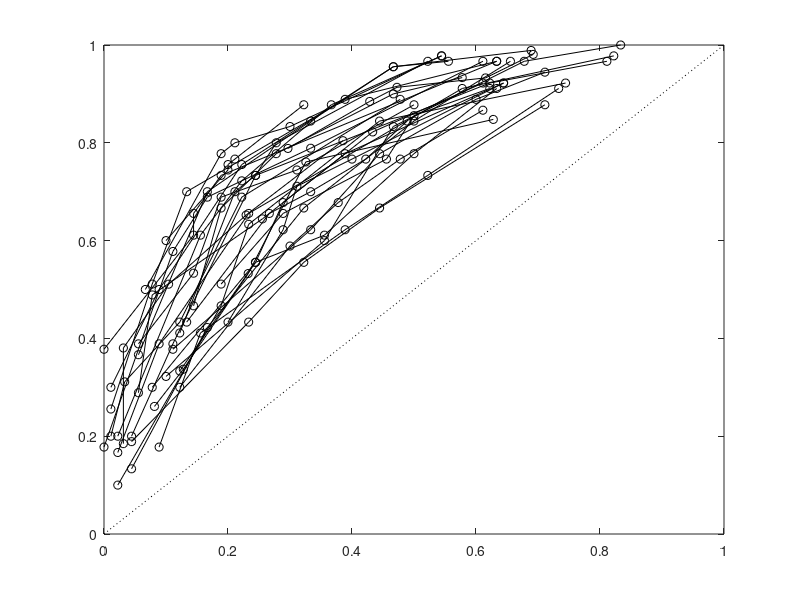

The MATLAB script that drew this image:
%% Get Data Ready
% TM
% 3/11/24


clc
clear
close all

cd('/Users/macpro/Mack/Data_WM_ROC/XieZhang2017/Exp1_mixed_correlation_30')

load('DataFit20161222.mat')

Nsubj = length(DataAll);
maxr = 6;
DataAllHAHA = cell(Nsubj,1);
for subj = 1:Nsubj
    data_now = DataAll{subj};
    Nsame_all = sum(data_now.IsSame(data_now.Task == 2) == 1);
    Nchange_all = sum(data_now.IsSame(data_now.Task == 2) == 0);
    % check
    if (Nsame_all + Nchange_all) ~= length(data_now.IsSame(data_now.Task == 2))
        error('hahaha')
    end
    Nhit_now = zeros(1,maxr);
    Nfa_now = zeros(1,maxr);
    Nfa_now(1) = Nchange_all;
    Nhit_now(1) = Nsame_all;
    for r = maxr:-1:2
        trial_id_hit = data_now.Rating >= r & data_now.Task == 2 & data_now.IsSame == 1;
        Nhit_now(r) = sum(trial_id_hit);
        trial_id_fa = data_now.Rating >= r & data_now.Task == 2 & data_now.IsSame == 0;
        Nfa_now(r) = sum(trial_id_fa);
    end
    plot(Nfa_now(2:end)/Nchange_all,Nhit_now(2:end)/Nsame_all, 'o-', 'Color', [0 0 0])
    hold on
    DataAllHAHA{subj}.Nhit = Nhit_now;
    DataAllHAHA{subj}.Nfa = Nfa_now;
end
plot([0 1],[0 1],'k:')
xlim([0 1])
ylim([0 1])

save('ROC_Xie2017_E1','DataAllHAHA')
fprintf('Merged data from %d subjects\n',Nsubj)